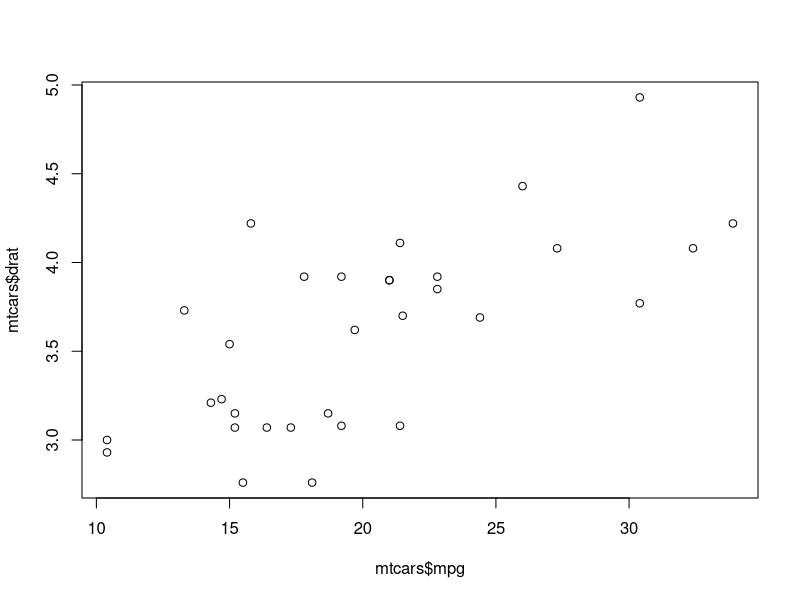
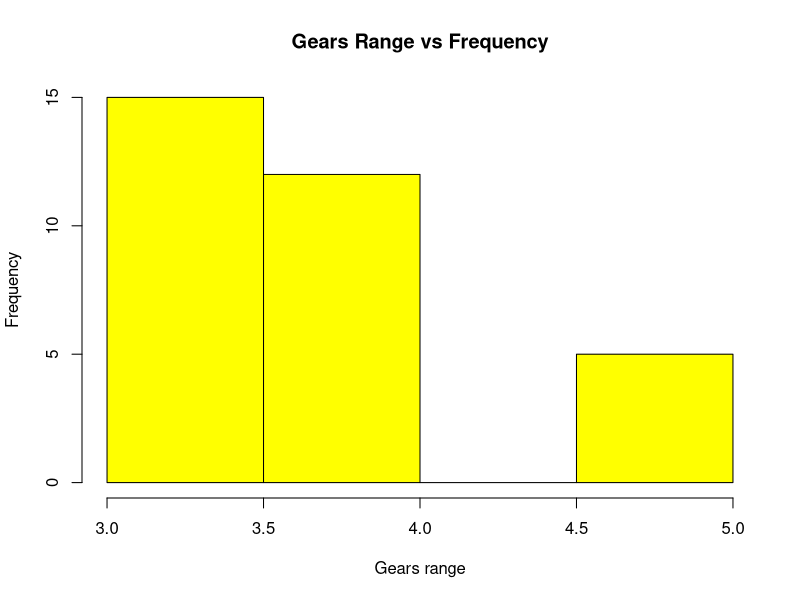
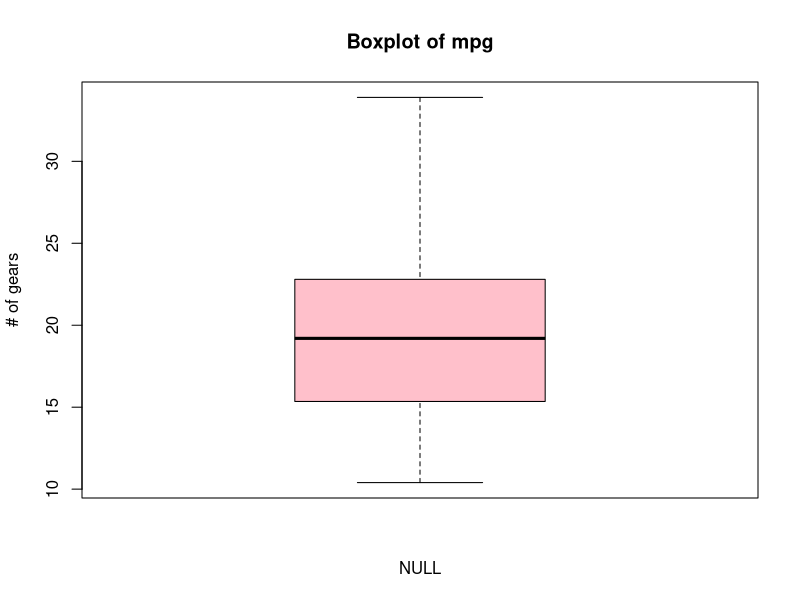
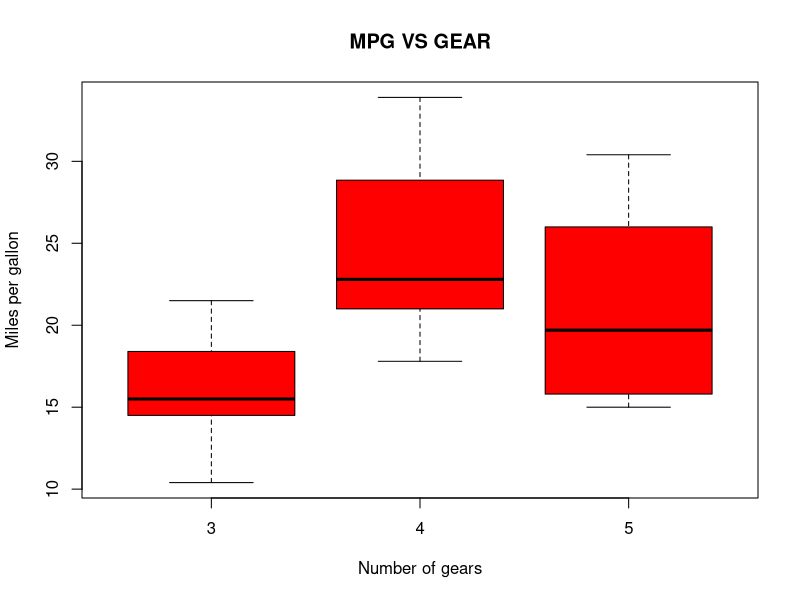
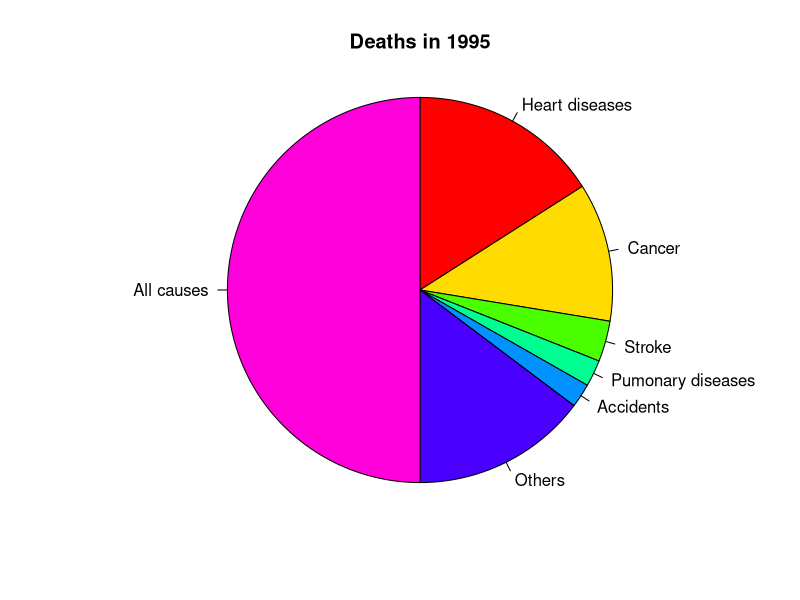

These figures' R source, in order:
library(datasets)
data("mtcars")
View(mtcars)
# 1)
plot(mtcars $ mpg, mtcars $ drat) # plot of MPG vs rear axle ratio

#2) 

hist(mtcars $ gear, breaks = "Sturges", main = "Gears Range vs Frequency", col = "YELLOW",
     xlab = "Gears range", ylab = "Frequency") #  histogram of gears
#3)
summary(mtcars) #  Summary of mtcars

#4)

boxplot(mtcars $ mpg, main = "Boxplot of mpg", col = "PINK", xlab ="NULL",
        ylab = "# of gears")  #boxplot of mpg
options(scipen = 999)

#5)

boxplot(mtcars $mpg ~ mtcars $ gear, main = toupper("Mpg vs Gear"), col = "RED",
        xlab = "Number of gears", ylab = "Miles per gallon")
#  boxplot of mpg vs gear

#6) 
#a)

deaths <- c(738,538,158,103,93,682,2312)
COD <- c("Heart diseases", "Cancer", "Stroke", "Pumonary diseases",
         "Accidents", "Others", "All causes")
pie(deaths, labels = COD, radius = 1, main = "Deaths in 1995", col = rainbow(length(COD)),
    clockwise = TRUE)
#pie chart of the death toll and cause of death in 1995

#b)                                                                          
#No, very visual and small areas seem hard to estimate(Esp comparison of piecharts)


#7a) Yes, Yes
#b) Candidate 2, Candidate 2